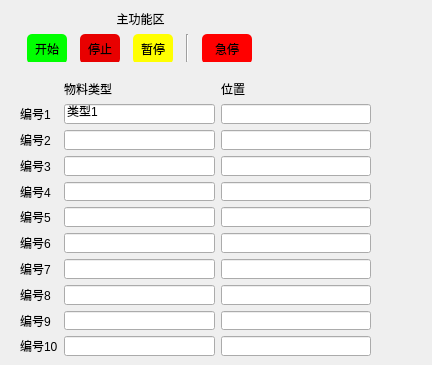
<?xml version="1.0" encoding="UTF-8"?>
<ui version="4.0">
 <class>RFID</class>
 <widget class="QWidget" name="RFID">
  <property name="geometry">
   <rect>
    <x>0</x>
    <y>0</y>
    <width>432</width>
    <height>365</height>
   </rect>
  </property>
  <property name="windowTitle">
   <string>RFID工艺跟踪系统</string>
  </property>
  <widget class="QWidget" name="gridLayoutWidget">
   <property name="geometry">
    <rect>
     <x>20</x>
     <y>80</y>
     <width>351</width>
     <height>276</height>
    </rect>
   </property>
   <layout class="QGridLayout" name="gridLayout">
    <item row="0" column="2">
     <widget class="QLabel" name="label_3">
      <property name="text">
       <string/>
      </property>
     </widget>
    </item>
    <item row="1" column="2">
     <widget class="QLabel" name="label_4">
      <property name="text">
       <string>编号1</string>
      </property>
     </widget>
    </item>
    <item row="8" column="2">
     <widget class="QLabel" name="label_8">
      <property name="text">
       <string>编号8</string>
      </property>
     </widget>
    </item>
    <item row="7" column="2">
     <widget class="QLabel" name="label_9">
      <property name="text">
       <string>编号7</string>
      </property>
     </widget>
    </item>
    <item row="6" column="2">
     <widget class="QLabel" name="label_10">
      <property name="text">
       <string>编号6</string>
      </property>
     </widget>
    </item>
    <item row="3" column="2">
     <widget class="QLabel" name="label_13">
      <property name="text">
       <string>编号3</string>
      </property>
     </widget>
    </item>
    <item row="4" column="2">
     <widget class="QLabel" name="label_12">
      <property name="text">
       <string>编号4</string>
      </property>
     </widget>
    </item>
    <item row="5" column="2">
     <widget class="QLabel" name="label_11">
      <property name="text">
       <string>编号5</string>
      </property>
     </widget>
    </item>
    <item row="2" column="2">
     <widget class="QLabel" name="label_14">
      <property name="text">
       <string>编号2</string>
      </property>
     </widget>
    </item>
    <item row="9" column="2">
     <widget class="QLabel" name="label_7">
      <property name="text">
       <string>编号9</string>
      </property>
     </widget>
    </item>
    <item row="2" column="4">
     <widget class="QLineEdit" name="lineEdit_4"/>
    </item>
    <item row="1" column="3">
     <widget class="QLineEdit" name="lineEdit">
      <property name="text">
       <string>类型1</string>
      </property>
     </widget>
    </item>
    <item row="1" column="4">
     <widget class="QLineEdit" name="lineEdit_2"/>
    </item>
    <item row="2" column="3">
     <widget class="QLineEdit" name="lineEdit_3"/>
    </item>
    <item row="0" column="4">
     <widget class="QLabel" name="label_5">
      <property name="text">
       <string>位置</string>
      </property>
     </widget>
    </item>
    <item row="0" column="3">
     <widget class="QLabel" name="label_2">
      <property name="text">
       <string>物料类型</string>
      </property>
     </widget>
    </item>
    <item row="10" column="2">
     <widget class="QLabel" name="label_6">
      <property name="text">
       <string>编号10</string>
      </property>
     </widget>
    </item>
    <item row="3" column="3">
     <widget class="QLineEdit" name="lineEdit_5"/>
    </item>
    <item row="3" column="4">
     <widget class="QLineEdit" name="lineEdit_6"/>
    </item>
    <item row="4" column="3">
     <widget class="QLineEdit" name="lineEdit_7"/>
    </item>
    <item row="4" column="4">
     <widget class="QLineEdit" name="lineEdit_8"/>
    </item>
    <item row="5" column="3">
     <widget class="QLineEdit" name="lineEdit_9"/>
    </item>
    <item row="5" column="4">
     <widget class="QLineEdit" name="lineEdit_10"/>
    </item>
    <item row="6" column="3">
     <widget class="QLineEdit" name="lineEdit_11"/>
    </item>
    <item row="6" column="4">
     <widget class="QLineEdit" name="lineEdit_12"/>
    </item>
    <item row="7" column="3">
     <widget class="QLineEdit" name="lineEdit_13"/>
    </item>
    <item row="7" column="4">
     <widget class="QLineEdit" name="lineEdit_14"/>
    </item>
    <item row="8" column="3">
     <widget class="QLineEdit" name="lineEdit_15"/>
    </item>
    <item row="8" column="4">
     <widget class="QLineEdit" name="lineEdit_16"/>
    </item>
    <item row="9" column="3">
     <widget class="QLineEdit" name="lineEdit_17"/>
    </item>
    <item row="9" column="4">
     <widget class="QLineEdit" name="lineEdit_18"/>
    </item>
    <item row="10" column="3">
     <widget class="QLineEdit" name="lineEdit_19"/>
    </item>
    <item row="10" column="4">
     <widget class="QLineEdit" name="lineEdit_20"/>
    </item>
   </layout>
  </widget>
  <widget class="QWidget" name="verticalLayoutWidget">
   <property name="geometry">
    <rect>
     <x>20</x>
     <y>10</y>
     <width>241</width>
     <height>52</height>
    </rect>
   </property>
   <layout class="QVBoxLayout" name="verticalLayout">
    <item>
     <widget class="QLabel" name="label">
      <property name="text">
       <string>主功能区</string>
      </property>
      <property name="alignment">
       <set>Qt::AlignCenter</set>
      </property>
     </widget>
    </item>
    <item>
     <layout class="QHBoxLayout" name="horizontalLayout_4">
      <item>
       <widget class="QPushButton" name="pbStart">
        <property name="minimumSize">
         <size>
          <width>0</width>
          <height>30</height>
         </size>
        </property>
        <property name="maximumSize">
         <size>
          <width>40</width>
          <height>30</height>
         </size>
        </property>
        <property name="styleSheet">
         <string notr="true">border-radius:5px; 
background-color: rgb(0, 255, 0);</string>
        </property>
        <property name="text">
         <string>开始</string>
        </property>
       </widget>
      </item>
      <item>
       <widget class="QPushButton" name="pbStop">
        <property name="minimumSize">
         <size>
          <width>0</width>
          <height>30</height>
         </size>
        </property>
        <property name="maximumSize">
         <size>
          <width>40</width>
          <height>30</height>
         </size>
        </property>
        <property name="styleSheet">
         <string notr="true">border-radius:5px; 
background-color: rgb(232, 0, 0)</string>
        </property>
        <property name="text">
         <string>停止</string>
        </property>
       </widget>
      </item>
      <item>
       <widget class="QPushButton" name="pbPause">
        <property name="minimumSize">
         <size>
          <width>0</width>
          <height>30</height>
         </size>
        </property>
        <property name="maximumSize">
         <size>
          <width>40</width>
          <height>16777215</height>
         </size>
        </property>
        <property name="styleSheet">
         <string notr="true">border-radius:5px;   
background-color: rgb(255, 255, 0);</string>
        </property>
        <property name="text">
         <string>暂停</string>
        </property>
       </widget>
      </item>
      <item>
       <widget class="Line" name="line_8">
        <property name="orientation">
         <enum>Qt::Vertical</enum>
        </property>
       </widget>
      </item>
      <item>
       <widget class="QPushButton" name="pbScram">
        <property name="sizePolicy">
         <sizepolicy hsizetype="Fixed" vsizetype="Fixed">
          <horstretch>0</horstretch>
          <verstretch>0</verstretch>
         </sizepolicy>
        </property>
        <property name="minimumSize">
         <size>
          <width>0</width>
          <height>30</height>
         </size>
        </property>
        <property name="maximumSize">
         <size>
          <width>50</width>
          <height>16777215</height>
         </size>
        </property>
        <property name="styleSheet">
         <string notr="true">border-radius:5px;   
background-color: rgb(255, 0, 0);</string>
        </property>
        <property name="text">
         <string>急停</string>
        </property>
       </widget>
      </item>
     </layout>
    </item>
   </layout>
  </widget>
 </widget>
 <resources/>
 <connections/>
</ui>
